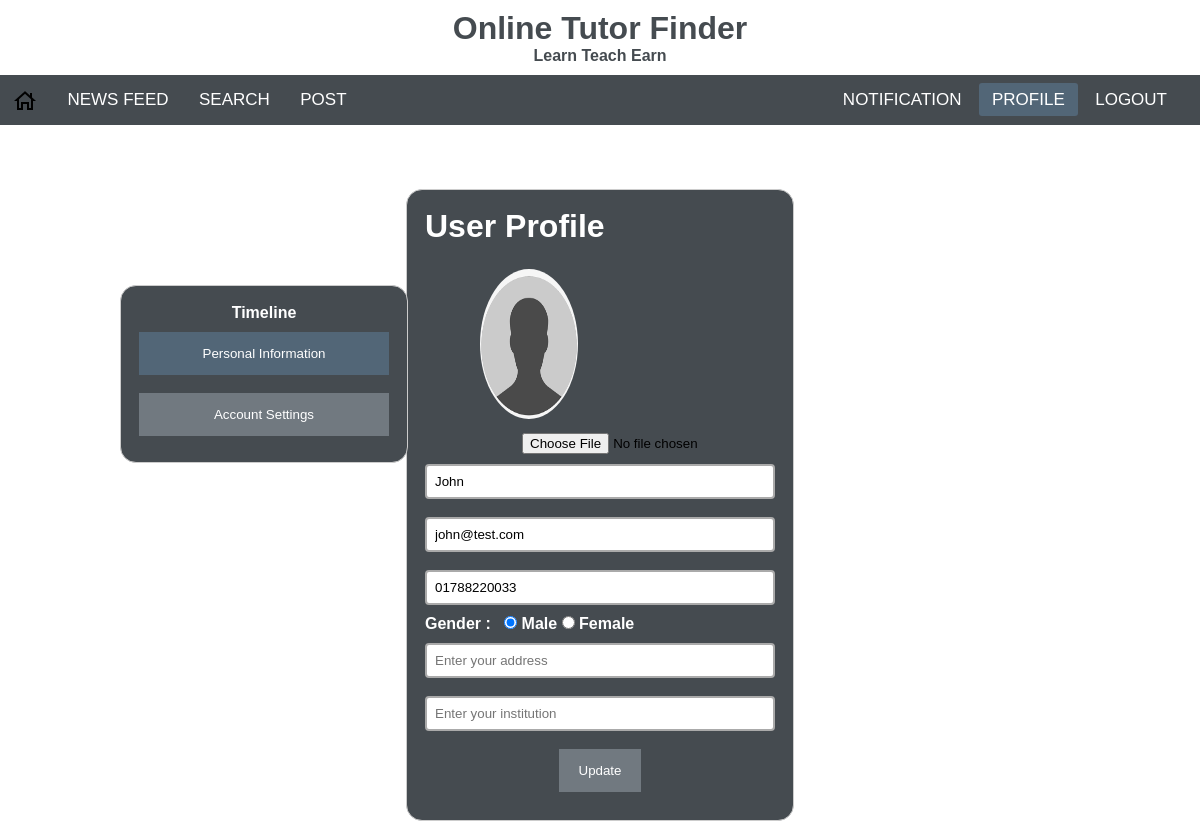
/profile.php (signed in), run on the app's committed database.
### tables this page shows
CREATE TABLE `user` (
  `id` int(11) NOT NULL,
  `name` varchar(150) NOT NULL,
  `email` varchar(100) NOT NULL,
  `contact` varchar(100) NOT NULL,
  `password` varchar(100) NOT NULL,
  `usertype` varchar(100) NOT NULL,
  `gender` varchar(100) NOT NULL,
  `status` int(100) NOT NULL,
  `pending` int(10) NOT NULL,
  `image` varchar(250) DEFAULT NULL,
  `address` varchar(255) DEFAULT NULL,
  `institution` varchar(255) DEFAULT NULL
);

### profile.php (the view, shortened to what this page needs)
<?php
$id = $_SESSION['id'];
?>
<!DOCTYPE html>
<html lang="en">
<head>
    <link rel="stylesheet" type="text/css" href="css/style.css">
</head>
<body class="outer">
    <div class="header">
        <h1>Online Tutor Finder</h1>
        <h4>Learn Teach Earn</h4>
    </div>
    <nav>
        <?php
            if($_SESSION['status']==0){
        ?>
            <ul>
            <li><a  href="Dashboard.php"><img align="center" src="image/home.png"></a></li>
            <li><a href="Dashboard.php">Dashboard</a></li>
             <li><a href="RegistrationReview.php">Registration Review</a></li>
            <li><a href="UpdateSystemInfo.php">Update Information</a></li>
        </ul>
        <ul class="r">
            <li><a href="AdminNotification.php">Notification</a></li>
           <li><a class="active" href="profile.php">Admin</a></li>
            <li><a href="logout.php">Logout</a></li>
        </ul>
        <?php
            }
            else{
        ?>
        <ul>
            <li><a  href="newsfeed.php"><img align="center" src="image/home.png"></a></li>
            <li><a href="newsfeed.php">News Feed</a></li>
            <li><a href="search.php">Search</a></li>
            <li><a href="post.php">Post</a></li>
        </ul>
        <ul class="r">
            <li><a href="notification.php">Notification</a></li>
            <li><a class="active" href="profile.php">Profile</a></li>
            <li><a href="logout.php">Logout</a></li>
        </ul>
        <?php
            }
        ?>
    </nav>
    <?php
	include 'control/connection.php';
		$q = "SELECT * FROM `user` WHERE `id` = $id";
		$query = mysqli_query($con,$q);
		while($res = mysqli_fetch_array($query)){
	?>
    <form name="search_form_results"  action="#" method="#" class="timeline">
    <table class="proTable">
        <tr>
            <th><label for="timeline">Timeline</label></th>
        </tr>
        <tr>
            <th><button onclick="profileBtn();" class="active" type="submit" name="btnAccountSet" >Personal Information</button></th>
        </tr>
        <tr>
            <th><button onclick="acSetBtn();" type="submit" name="btnAccountSet">Account Settings</button></th>
        </tr>
    </table>
    </form>
    <form style="width: 380px" action="control/update.php" method="POST" class="inner" enctype="multipart/form-data">
	<table>
        <tr>
            <th>
                <h1 style="margin-bottom: 10px;"><label for="">User Profile</label></h1>
            </th>
        </tr>
    </table>
    <table>
        <tr>
            <th >
                    <?php
                        if(isset($res['image'])){
                    ?>
                    <img align="center" style="border-radius: 50%;" src="<?php echo $res['image']; ?>" width="150px" height="150px" align="center" id="ProfileDisplay">
                    <?php
                        }
                        else{
                    ?>
                    <img align="right" style="border-radius: 50%;" src="placeholder.png" width="150px" height="150px" align="center" id="ProfileDisplay">
                    <?php
                        }
                    ?>
                </th>
        </tr>
    </table>
    <table>
        <tr>
            <th align="right">
                <input type="file" name="photo" id="">
            </th>
        </tr>
        <tr>
            <th>
                <input type="text" name="txtName" id="Name" value="<?php echo $res['name']; ?>">
            </th>
        </tr>
        <tr>
            <th>
                <input type="text" name="txtEmail" id="txtEmail" value="<?php echo $res['email']; ?>">
            </th>
        </tr>
        <tr>
            <th>
                <input type="text" name="txtPhoneNo" id="phone Number" value="<?php echo $res['contact']; ?>" >
            </th>
        </tr>
        <tr>
            <th align="left">
                <label for="">Gender : &nbsp;</label>
                <?php
                    if($res['gender'] == "male"){
                ?>
                <input type="radio" name="gender" id="" value="male" checked>
                <label for="">Male</label>
                <input type="radio" name="gender" id="" value="female">
                <label for="">Female</label>
                <?php
                    }
                ?>
            </th>
        </tr>
        <tr>
            <th>
                <input type="text" name="txtAddress" id="address" placeholder="Enter your address" value="<?php echo $res['address']; ?>">
            </th>
        </tr>
        <tr>
            <th>
                <input type="text" name="txtInstitution" id="institution" placeholder="Enter your institution" value="<?php echo $res['institution']; ?>">
            </th>
        </tr>
        <tr>
            <th align="center"><button type="submit" name="submit">Update</button></th>
        </tr>
	</form>
    <?php
        }
    ?>
</body>
</html>

### css/style.css (style rules this page uses)
* { padding: 0; margin: 0; text-decoration: none; list-style: none; box-sizing: border-box; }
.inner { display: table; margin: 0 auto; margin-top: 4em; background-color: #454b50; padding: 1em; border: 1px solid #CCC; border-radius: 1em; }
.outer { width:100%; }
nav { background: #454b50; height: 50px; width: 100%; }
nav ul { float: left; margin-right: 20px; }
nav ul.r { float: right; margin-right: 20px; }
nav ul li { display: inline-block; line-height: 50px; margin: 0px; }
nav ul li a { color: white; font-size: 17px; padding: 7px 13px; border-radius: 3px; text-transform: uppercase; }
a.active,a:hover { background: #526677; transition: .2s; }
body { font-family: 'Gill Sans', 'Gill Sans MT', Calibri, 'Trebuchet MS', sans-serif; }
.header { text-align: center; color: #454b50; margin: 10px; }
.timeline { margin: 0 auto; padding: 1em; border: 1px solid #CCC; border-radius: 1em; position: absolute; margin-top: 10em; margin-left: 10%; background-color: #454b50; }
label { color: white; }
input[type=text], input[type=password], input[type=number] { width: 350px; border: 2px solid #aaa; border-radius: 4px; margin: 8px 0; outline: none; padding:8px; }
button { background-color:#717980; color: white; padding: 14px 20px; margin: 8px 0; border: none; cursor: pointer; }
button:hover, button.active { background: #526677; transition: .2s; }
.proTable tr th button { background-color:#717980; color: white; padding: 14px 20px; margin: 8px 0; border: none; cursor: pointer; width: 250px; }
.proTable tr th button:hover, .proTable tr th button.active { background: #526677; transition: .2s; }
#ProfileDisplay { display:block; width:60%; margin:10px ; border-radius:50%; }

### data on the page
user: txtName "John", txtEmail "john@test.com", txtPhoneNo "01788220033"
